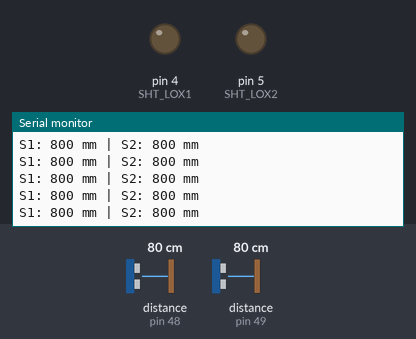
The sketch below on a simulated Arduino Uno, built with avr-gcc and run on an emulated ATmega328P. On the bench: output pins drawn as LEDs (lit = HIGH), the last lines printed to the serial monitor. The test bench sets the inputs (shaded band); at power-on: distance to the obstacle (sensors on pin 48, pin 49) 80 cm.

Above: at 1.4 s.
1.5 s: distance to the obstacle (sensor on pin 48) set to 250 cm
At 1.75 s:
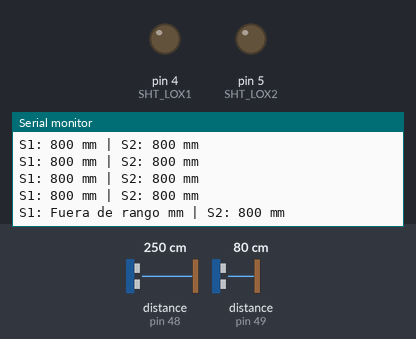
3.6 s: distance to the obstacle (sensor on pin 49) set to 250 cm
At 3.75 s:
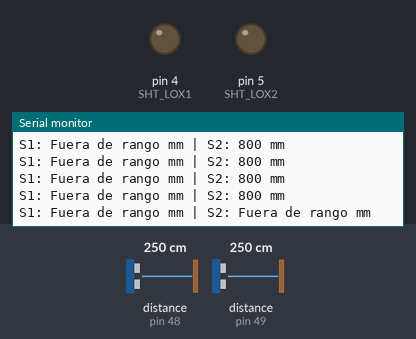
5.6 s: distance to the obstacle (sensor on pin 48) set to 2 cm
At 5.92 s:
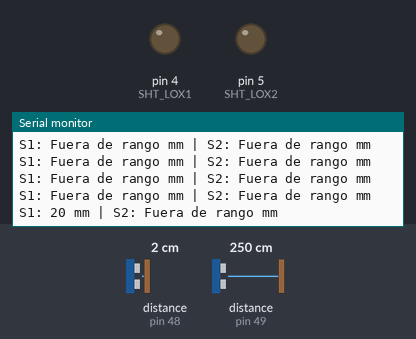
7.7 s: distance to the obstacle (sensor on pin 49) set to 2 cm
At 7.75 s:
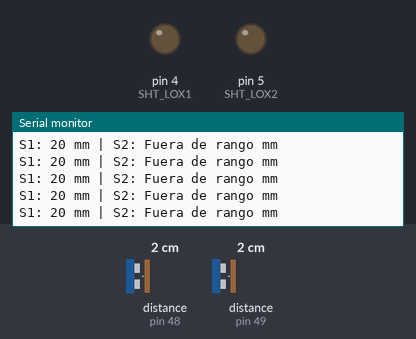

The sketch:

03_EJEMPLO_TOFx2.ino
```cpp
#include "Adafruit_VL53L0X.h"   //A4 SDA
                                //A5 SCL

// Definir pines XSHUT
#define SHT_LOX1 4
#define SHT_LOX2 5

// Direcciones I2C personalizadas (la default es 0x29)
#define ADDR1 0x30
#define ADDR2 0x31

// Crear los objetos de los sensores
Adafruit_VL53L0X lox1 = Adafruit_VL53L0X();
Adafruit_VL53L0X lox2 = Adafruit_VL53L0X();

void setup() {
  Serial.begin(115200);

  // Configurar pines XSHUT como salida
  pinMode(SHT_LOX1, OUTPUT);
  pinMode(SHT_LOX2, OUTPUT);

  // 1. Apagar ambos sensores (RESET)
  digitalWrite(SHT_LOX1, LOW);
  digitalWrite(SHT_LOX2, LOW);
  delay(10);

  // 2. Activar e inicializar Sensor 1
  pinMode(SHT_LOX1, INPUT);
  delay(100);
  if(!lox1.begin(ADDR1)) {
    Serial.println(F("Error al iniciar Sensor 1"));
    while(1);
  }

  // 3. Activar e inicializar Sensor 2
  pinMode(SHT_LOX2, INPUT);
  delay(100);
  if(!lox2.begin(ADDR2)) {
    Serial.println(F("Error al iniciar Sensor 2"));
    while(1);
  }

  Serial.println(F("Sensores listos!"));
}

void loop() {
  VL53L0X_RangingMeasurementData_t measure1;
  VL53L0X_RangingMeasurementData_t measure2;

  lox1.rangingTest(&measure1, false);
  lox2.rangingTest(&measure2, false);

  // Imprimir lecturas del Sensor 1
  Serial.print("S1: ");
  if (measure1.RangeStatus != 4) Serial.print(measure1.RangeMilliMeter);
  else Serial.print("Fuera de rango");

  // Imprimir lecturas del Sensor 2
  Serial.print(" mm | S2: ");
  if (measure2.RangeStatus != 4) Serial.print(measure2.RangeMilliMeter);
  else Serial.print("Fuera de rango");

  Serial.println(" mm");
  delay(100);
}
```

Measured:
- after the input at 1.5 s, the serial monitor: prints a new line after 0.11 s (image 1)
- after the input at 3.6 s, the serial monitor: prints a new line at once (image 2)
- after the input at 5.6 s, the serial monitor: prints a new line after 0.18 s (image 3)
